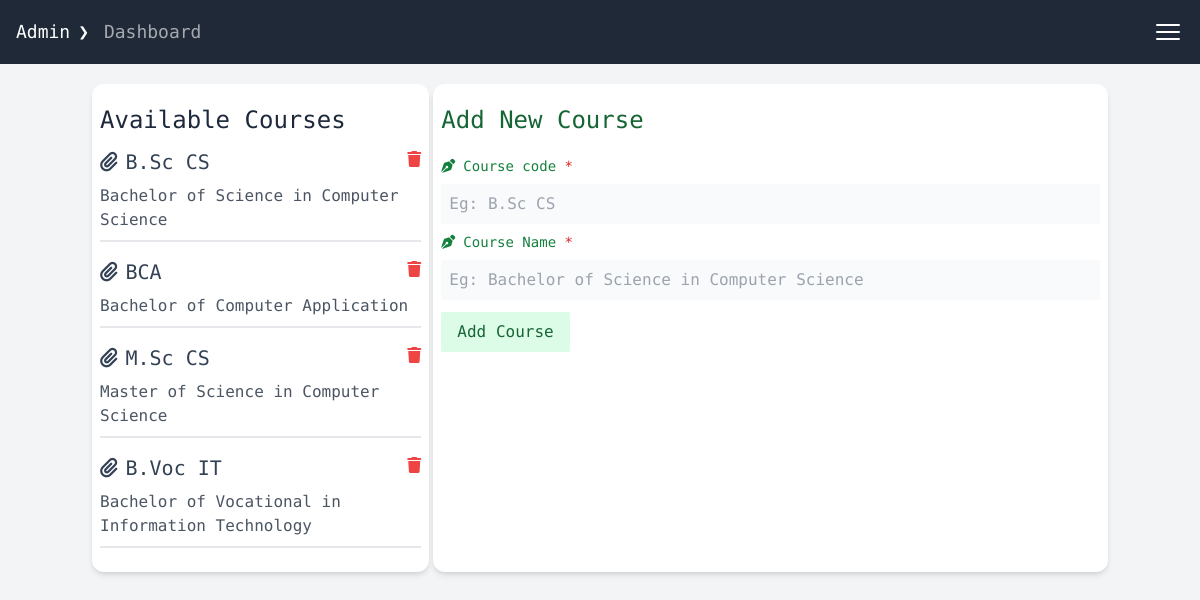
Before: /frontend/Admin/course.php (signed in) with the older database file.
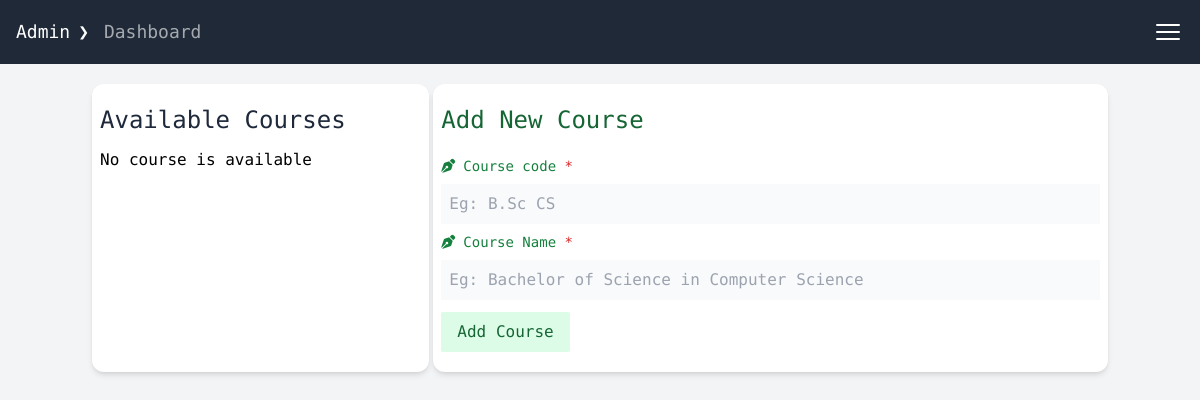
After: the same page with the newer database file.
### tables this page shows
CREATE TABLE `course_table` (
  `course_id` int(11) NOT NULL,
  `course_code` varchar(50) NOT NULL,
  `course_name` varchar(100) NOT NULL,
  `create_at` datetime NOT NULL DEFAULT current_timestamp()
);

### connections/db_connect.php (called while the page is built)
<?php
function connect_db()
{
    $include_json = __DIR__.'/../config/config.json';
    $config = file_get_contents($include_json);
    $data = json_decode($config, TRUE);
    $server = $data['server'];
    $username = $data['username'];
    $password = $data['password'];
    $dbname = $data['dbname'];
    try {
        $dsn = "mysql:host=" . $server . ";dbname=" . $dbname . ";charset=UTF8";
        $conn = new PDO($dsn, $username, $password);
        $conn->setAttribute(PDO::ATTR_ERRMODE, PDO::ERRMODE_EXCEPTION);
    } catch (PDOException $e) {
        echo "Error :" . $e->getMessage();
    }
    return $conn;
}

### backend/course/Course.php (called while the page is built, shortened)
<?php
include_once __DIR__ . "/../../connections/db_connect.php";
class Course
{
    private $conn;
    private $course_table;
    public function __construct()
    {
        $this->conn = connect_db();
        $include_json = __DIR__ . '/../../config/config.json';
        $config = file_get_contents($include_json);
        $data = json_decode($config, TRUE);
        $this->course_table = $data['course'];
    }
    public function get_course()
    {
        $query = "
            SELECT * FROM " . $this->course_table . " WHERE 1;
        ";
        $stmt = $this->conn->prepare($query);
        if ($stmt->execute()) {
            if ($stmt->rowCount() > 0) {
                return $stmt;
            } else
                return false;
        }
    }
}

### frontend/Admin/course.php (the view, shortened to what this page needs)
<?php
include_once __DIR__ . "/../../backend/course/Course.php";
?>
<!DOCTYPE html>
<html lang="en">
<head>
    <link rel="stylesheet" href="../../dist/output.css">
    <link rel="stylesheet" href="https://cdnjs.cloudflare.com/ajax/libs/font-awesome/6.4.0/css/all.min.css" />
    <link rel="stylesheet" href="../../style.css">
    <link rel="stylesheet" href="style/navbar.css">
</head>
<body class="bg-gray-100">
    <?php
    include_once __DIR__ . "/assets/navbar.php";
    ?>
    <main class="container mx-auto p-1">
        <div class="lg:flex lg:gap-1">
            <section class="mt-20 p-2 w-full h-auto bg-white rounded-xl shadow-md hover:shadow-lg lg:w-1/3">
                <h4 class="text-2xl my-3 text-slate-800">Available Courses</h4>
                <ul>
                    <?php
                    $course_obj = new Course();
                    $result = $course_obj->get_course();
                    if ($result == false) {
                    ?>
                        <p>No course is available</p>
                        <?php
                    } else {
                        $courses = $result->fetchAll(PDO::FETCH_ASSOC);
                        foreach ($courses as $course) {
                            $course_id = $course['course_id'];
                        ?>
                            <div class="flex justify-between">
                                <li>
                                    <p class="text-slate-700 text-bold text-xl"><i class="fa-solid fa-paperclip me-2"></i><?php echo $course['course_code'] ?></p>
                                </li>
                                <a href="#" class='delete-link text-red-500' data-id=<?php echo $course_id ?>><i class="fa-solid fa-trash"></i></a>
                            </div>
                            <div class="border-b-2 border-gray-200 mb-4">
                                <p class="my-2 text-gray-600  text-bold text-md"><?php echo $course['course_name'] ?></p>
                            </div>
                    <?php
                        }
                    }
                    ?>
                </ul>
            </section>
            <section class="mt-2 lg:mt-20 p-2 w-full h-auto bg-white rounded-xl shadow-md hover:shadow-lg lg:w-2/3">
                <h4 class="text-2xl my-3 text-green-800">Add New Course </h4>
                <form action="" method="POST">
                    <div class="flex flex-col">
                        <label class="my-2 text-sm text-green-700" for="course_code"><i class="fa-solid fa-pen-nib me-2"></i>Course code <span class="text-red-600">*</span></label>
                        <input class="w-full bg-gray-50 p-2 text-md outline-1 outline-green-100" type="text" id="course_code" name="course_code" placeholder="Eg: B.Sc CS" required>
                    </div>
                    <div class="flex flex-col">
                        <label class="my-2 text-sm text-green-700" for="course_name"><i class="fa-solid fa-pen-nib me-2"></i>Course Name <span class="text-red-600">*</span></label>
                        <input class="w-full bg-gray-50 p-2 text-md outline-1 outline-green-100" type="text" id="course_name" name="course_name" placeholder="Eg: Bachelor of Science in Computer Science" required>
                    </div>
                    <div class="my-3">
                        <input class="py-2 px-4 rounded-sm bg-green-100 text-green-800 hover:bg-green-500 hover:shadow-lg hover:cursor-pointer" type="submit" name="submit" value="Add Course">
                    </div>
                </form>
            </section>
        </div>
    </main>
</body>
</html>

### frontend/Admin/assets/navbar.php (shortened to what this page needs)
<nav id="navbar" class="fixed top-0 z-40 flex w-full flex-row justify-end bg-gray-800 px-4 sm:justify-between">
        <ul class="breadcrumb hidden flex-row items-center py-4 text-lg text-white sm:flex">
            <li class="inline">
                <a href="#">Admin</a>
            </li>
            <li class="inline">
                <span>Dashboard</span>
            </li>
        </ul>
        <button id="btnSidebarToggler" type="button" class="py-4 text-2xl text-white hover:text-gray-200">
            <svg id="navClosed" xmlns="http://www.w3.org/2000/svg" fill="none" viewBox="0 0 24 24" stroke-width="1.5" stroke="currentColor" class="h-8 w-8">
                <path stroke-linecap="round" stroke-linejoin="round" d="M3.75 6.75h16.5M3.75 12h16.5m-16.5 5.25h16.5" />
            </svg>
        </button>
</nav>

### style.css (style rules this page uses)
* { box-sizing: border-box; }
body { margin: 0; padding: 0; font-family: 'Encode Sans', sans-serif; }

### frontend/Admin/style/navbar.css (style rules this page uses)
ul.breadcrumb li + li::before { content: "\276F"; padding-left: 8px; padding-right: 4px; color: inherit; }
ul.breadcrumb li span { opacity: 60%; }

Changed rows visible on the page:
removed course_table: course_code "B.Sc CS", course_name "Bachelor of Science in Computer Science"
removed course_table: course_code "BCA", course_name "Bachelor of Computer Application"
removed course_table: course_code "M.Sc CS", course_name "Master of Science in Computer Science"
removed course_table: course_code "B.Voc IT", course_name "Bachelor of Vocational in Information Technology"
Other visible differences:
text now shown: "No course is available"
